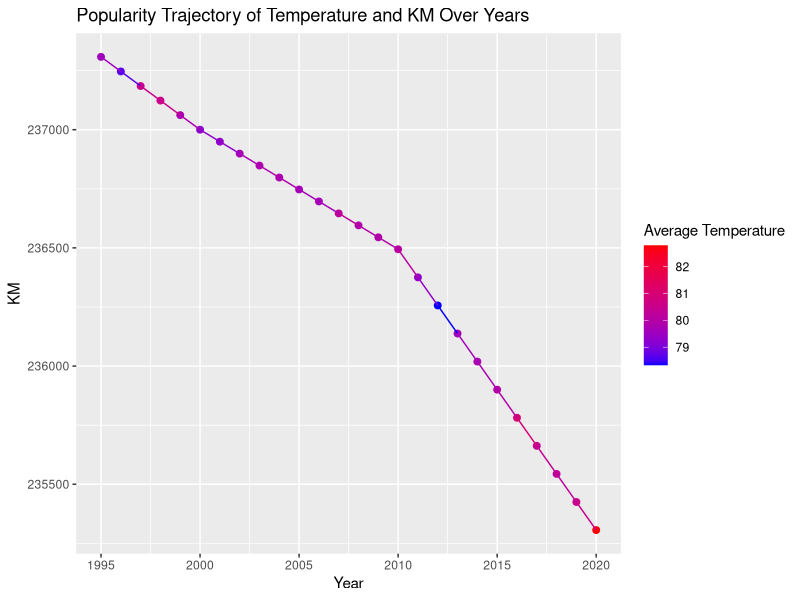
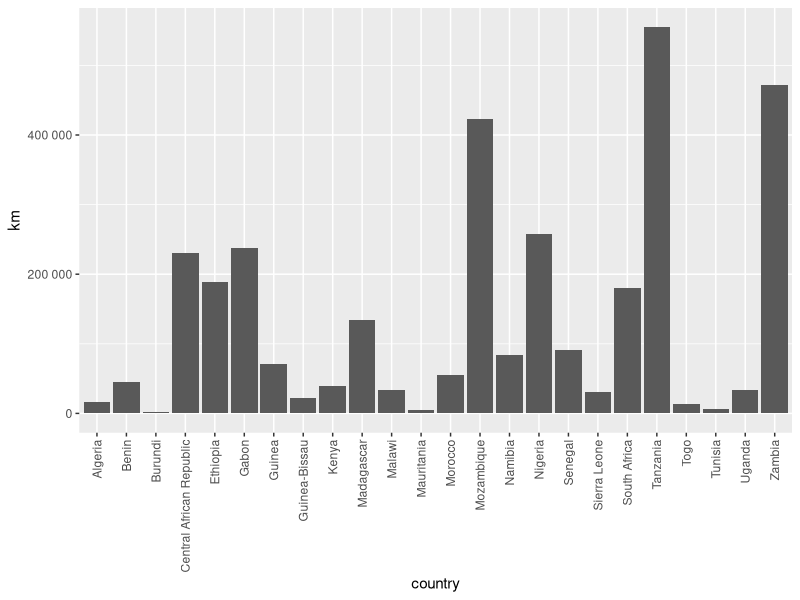
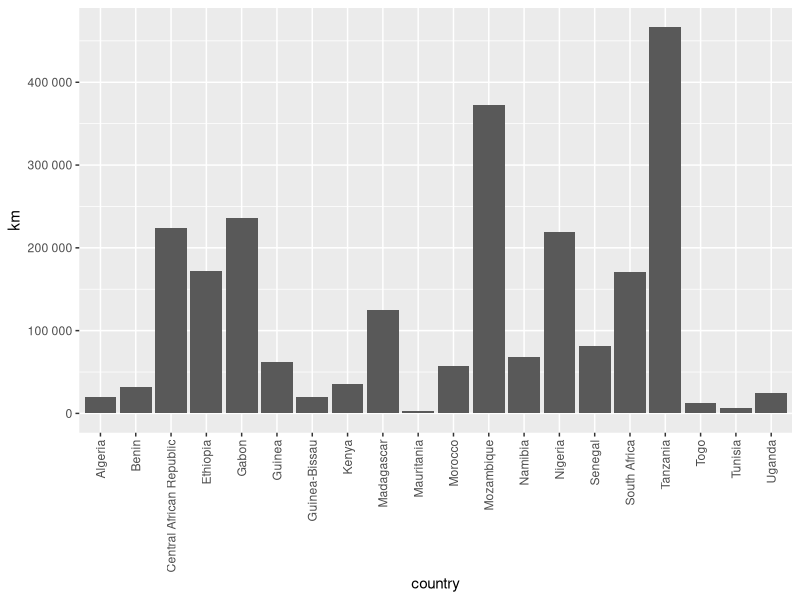
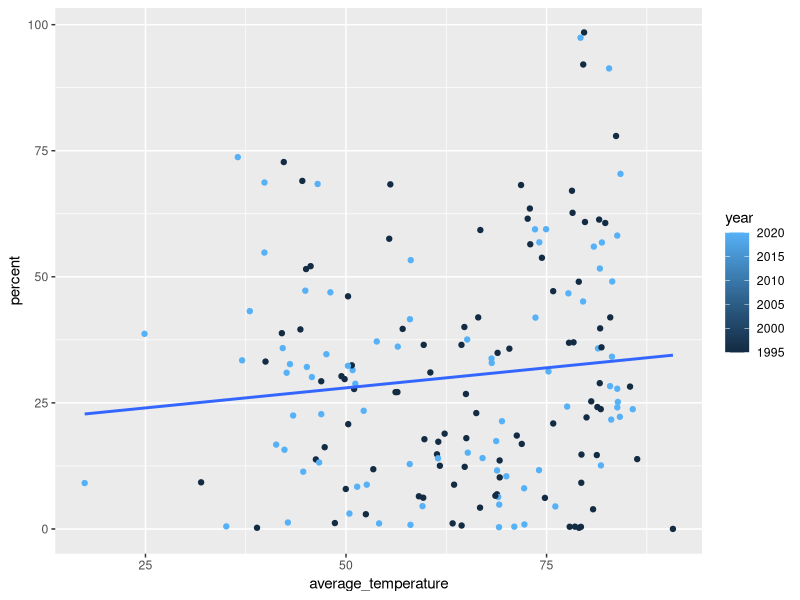
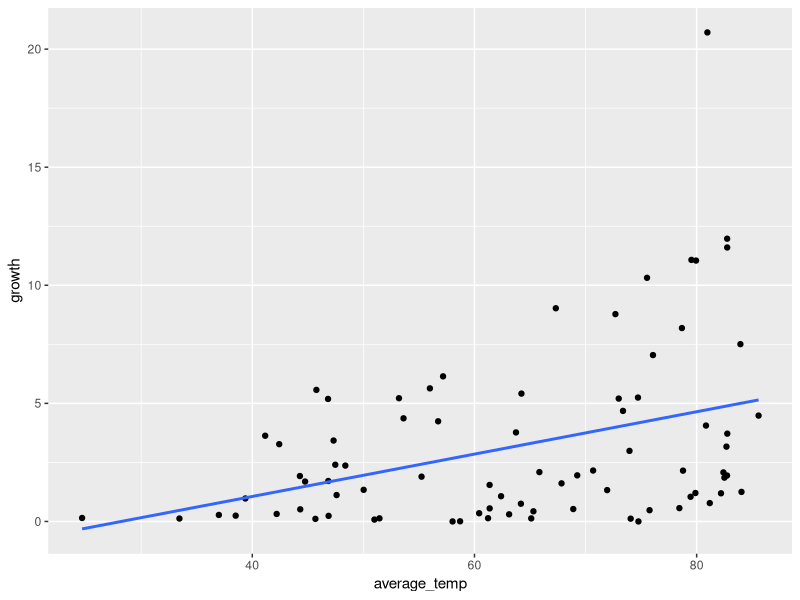
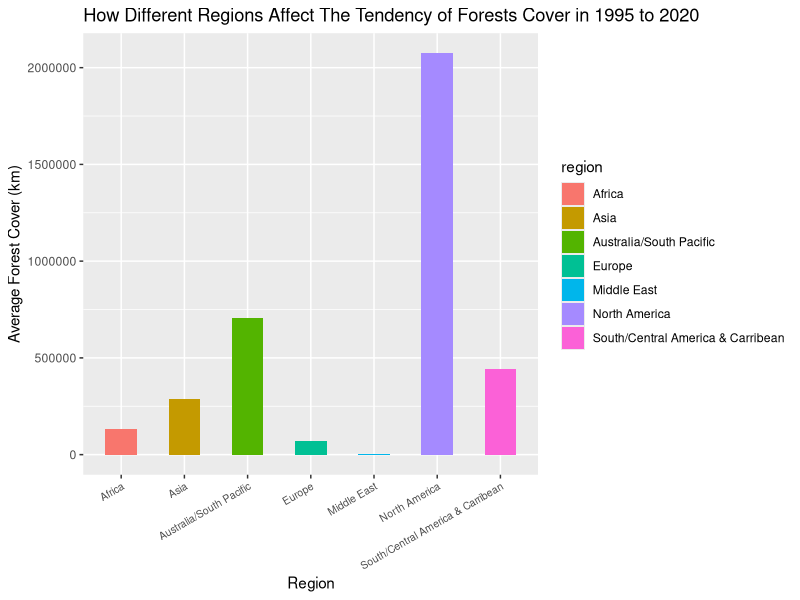
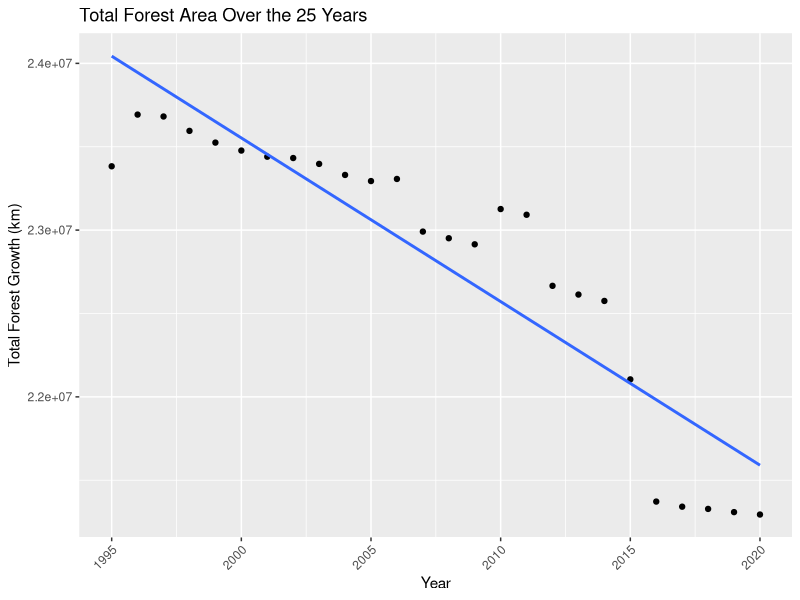
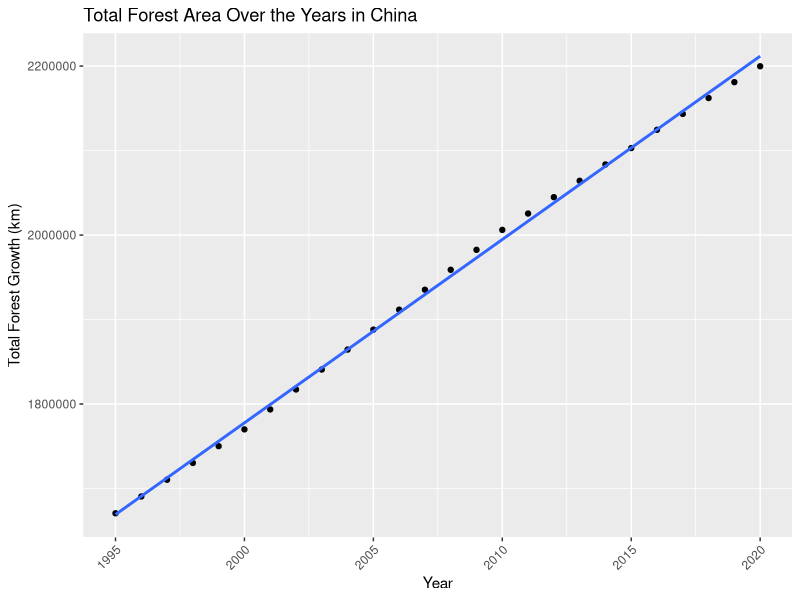

Recreate these plots in R, in order.
## ---- chunk 1
knitr::opts_chunk$set(echo = FALSE)
## ---- chunk 2
library(readr)
library(dplyr)
library(tidyverse)
library(stringr)
library(ggplot2)
## ---- chunk 3
forest_km <- read_delim("forest_area_km.csv")
forest_percent <- read_delim("forest_area_percent.csv")
global_temp <- read_delim("Global_Temperatures.csv")
## ---- chunk 4
head(forest_km,5) 
head(forest_percent,5) 
head(global_temp,5)
## ---- chunk 5
forest_km <- forest_km %>%
  rename(country = `Country Name`)
  head(forest_km, 5)
## ---- chunk 6
forest_percent <- forest_percent %>%
  rename(country = `Country Name`)
  head(forest_km, 5)
## ---- chunk 7
global_temp <- global_temp %>%
  mutate(year = as.character(year))
## ---- chunk 8
countryList <- c('country', 'Country Code')

longForestKM <- forest_km %>%
   pivot_longer(!countryList, names_to = "year", values_to = "km")
longForestKM

## ---- chunk 9

longForestPercent <- forest_percent %>%
   pivot_longer(!countryList, names_to = "year", values_to = "percent")
longForestPercent
## ---- chunk 10
forest_km_percent <- left_join(longForestKM, longForestPercent)
forest_km_percent
## ---- chunk 11
final_set2 <- inner_join(global_temp, forest_km_percent)
final_set2

final_set2 <- final_set2 %>%
  mutate(year = as.numeric(year))
## ---- chunk 12
final_set2 %>%
  filter(country == "Gabon") %>%
  ggplot(aes(x = year, y = km, color = average_temperature)) +
  geom_point(size = 2) +
  geom_line() +
  scale_color_gradient(low = "blue", high = "red") +
  labs(x = "Year", y = "KM", color = "Average Temperature", 
       title = "Popularity Trajectory of Temperature and KM Over Years")
## ---- chunk 13
library(scales)

final_set2 %>%
  filter(region == "Africa", year == "1995") %>%
  ggplot() +
  geom_bar(mapping = aes(x = country, y = km), stat = "identity") +
  theme(axis.text.x = element_text(angle = 90, vjust = 0.5, hjust=1)) +
  scale_y_continuous(labels = label_number())

## ---- chunk 14
final_set2 %>%
  filter(region == "Africa", year == "2018") %>%
  ggplot() +
  geom_bar(mapping = aes(x = country, y = km), stat = "identity") +
  theme(axis.text.x = element_text(angle = 90, vjust = 0.5, hjust=1)) +
  scale_y_continuous(labels = label_number())

## ---- chunk 15
final_set2 %>% filter(year==2020 | year==1995) %>% group_by(year) %>% ggplot(aes(x=average_temperature, y=percent, col=year)) + geom_point() + geom_smooth(method=lm, se=FALSE)
## ---- chunk 16
final_set2 %>% filter(year==2020 | year==1995) %>% group_by(year) %>% filter(rank(-percent)==1) %>% summarize(country, average_temperature, percent)
## ---- chunk 17
final_set2 %>% group_by(temperature_range = factor(round(average_temperature/10)*10)) %>% reframe(average_percent = mean(percent, na.rm=TRUE)) %>% arrange(rank(-average_percent))
## ---- chunk 18
final_set2 %>% filter(year==1995 | year==2020) %>% group_by(country) %>% reframe(average_temp = mean(average_temperature), growth = abs(diff(percent))) %>% ggplot(aes(x=average_temp, y=growth)) + geom_point() + geom_smooth(method=lm, se=FALSE)
## ---- chunk 19
final_set2 %>% filter(year==1995 | year==2020) %>% group_by(country) %>% reframe(average_temp = mean(average_temperature), growth = abs(diff(percent))) %>% filter(rank(-growth)==1) %>% summarize(country, average_temp, growth)
## ---- chunk 20
final_set2 %>% filter(year==1995 | year==2020) %>% group_by(country) %>% reframe(average_temp = mean(average_temperature), growth = abs(diff(percent))) %>% ungroup() %>% group_by(temperature_range = factor(round(average_temp/10)*10)) %>% reframe(average_growth = mean(growth, na.rm=TRUE)) %>% arrange(rank(-average_growth))
## ---- chunk 21
final_set2 %>% 
  select(region, year, km) %>% 
  group_by(region) %>% 
  summarize(mean_km = mean(km, na.rm = TRUE)) %>% 
  ggplot(aes(region, mean_km, fill = region)) +
  labs(x = "Region", y = "Average Forest Cover (km)",
       title = "How Different Regions Affect The Tendency of Forests Cover in 1995 to 2020") +
  geom_col(width = 0.5) +
  theme(axis.text.x = element_text(angle = 30, size = 7.5, hjust = 1))
## ---- chunk 22
forest_growth <- final_set2 %>%
  group_by(year) %>%
  summarize(total_forestgrowth = sum(km, na.rm = TRUE))
print(forest_growth)


ggplot(forest_growth, aes(x = year, y = total_forestgrowth)) +
  geom_point() +
   geom_smooth(method = "lm", se = FALSE) +
  labs(title = "Total Forest Area Over the 25 Years", x = "Year", y = "Total Forest Growth (km)") +
  theme(axis.text.x = element_text(angle = 45, hjust = 1))
## ---- chunk 23
forest_growth_china <- final_set2 %>%
  group_by(year) %>%
  filter(country == "China") %>%
  summarize(total_forestgrowth = sum(km, na.rm = TRUE))

print(forest_growth_china)

ggplot(forest_growth_china, aes(x = year, y = total_forestgrowth)) +
  geom_point() +
  geom_smooth(method = "lm", se = FALSE) +
  labs(title = "Total Forest Area Over the Years in China", x = "Year", y = "Total Forest Growth (km)") +
  theme(axis.text.x = element_text(angle = 45, hjust = 1))
## ---- chunk 24
forest_growth_brazil <- final_set2 %>%
  group_by(year) %>%
  filter(country == "Brazil") %>%
  summarize(total_forestgrowth = sum(km, na.rm = TRUE))

print(forest_growth_brazil)

ggplot(forest_growth_brazil, aes(x = year, y = total_forestgrowth)) +
  geom_point() +
  geom_smooth(method = "lm", se = FALSE) +
  labs(title = "Total Forest Area Over the Years in Brazil", x = "Year", y = "Total Forest Growth (km)") +
  theme(axis.text.x = element_text(angle = 45, hjust = 1))
## ---- chunk 25
merged_data <- merge(forest_growth_brazil, forest_growth_china, by = "year", suffixes = c("_brazil", "_china"))

merged_data$difference <- merged_data$total_forestgrowth_china - merged_data$total_forestgrowth_brazil

print(merged_data)

ggplot(merged_data, aes(x = year, y = difference)) +
  geom_point() +
  geom_line() +
  labs(title = "Difference in Total Forest Area Over the Years (China - Brazil)", x = "Year", y = "Difference (km)") +
  theme(axis.text.x = element_text(angle = 45, hjust = 1))
